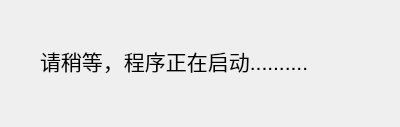
<?xml version="1.0" encoding="UTF-8"?>
<ui version="4.0">
 <class>DialogProgress</class>
 <widget class="QDialog" name="DialogProgress">
  <property name="geometry">
   <rect>
    <x>0</x>
    <y>0</y>
    <width>400</width>
    <height>127</height>
   </rect>
  </property>
  <property name="windowTitle">
   <string>提示</string>
  </property>
  <widget class="QLabel" name="label">
   <property name="geometry">
    <rect>
     <x>40</x>
     <y>40</y>
     <width>331</width>
     <height>41</height>
    </rect>
   </property>
   <property name="font">
    <font>
     <pointsize>16</pointsize>
    </font>
   </property>
   <property name="text">
    <string>请稍等，程序正在启动..........</string>
   </property>
   <property name="textFormat">
    <enum>Qt::PlainText</enum>
   </property>
  </widget>
 </widget>
 <resources/>
 <connections/>
</ui>
